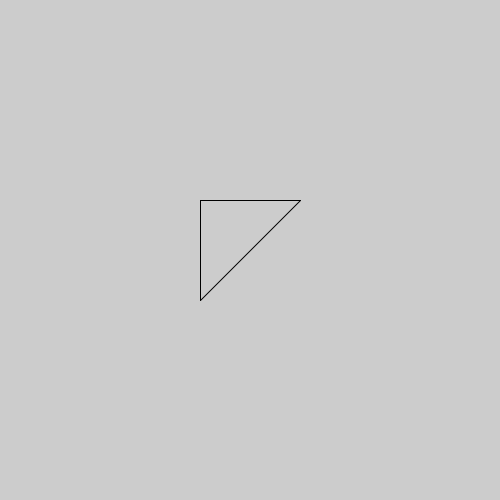
Frame 1 (no input)
Frame 60 (the mouse pressed at the canvas centre just before this capture): identical to frame 1, image omitted
Frame 120 (the mouse held since frame 60 and released just before this capture): identical to frame 1, image omitted

The Processing sketch that drew this single still picture (run headless with seeded random() and noise(); from frame 60 on, the mouse is pressed at the canvas centre):

// Processing sketch: H09_opdracht_9_8
// ── H09_opdracht_9_8.pde
void setup(){
size(500,500);
Driehoek(200,200,200,300,300,200);
}

void draw(){

}

void Driehoek(int x1, int y1, int x2, int y2, int x3, int y3){
line(x1,y1,x2,y2);

line(x2,y2,x3,y3);

line(x3,y3,x1,y1);

}
